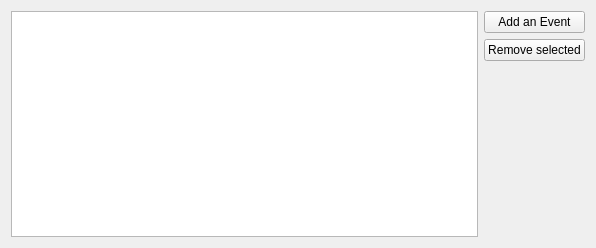
<?xml version="1.0" encoding="UTF-8"?>
<ui version="4.0">
 <class>Events</class>
 <widget class="QWidget" name="Events">
  <property name="geometry">
   <rect>
    <x>0</x>
    <y>0</y>
    <width>596</width>
    <height>248</height>
   </rect>
  </property>
  <property name="windowTitle">
   <string>Form</string>
  </property>
  <property name="autoFillBackground">
   <bool>false</bool>
  </property>
  <layout class="QHBoxLayout" name="horizontalLayout" stretch="4,0">
   <item>
    <widget class="QTableView" name="tableView"/>
   </item>
   <item>
    <layout class="QVBoxLayout" name="verticalLayout">
     <item>
      <widget class="QPushButton" name="addEvent">
       <property name="text">
        <string>Add an Event</string>
       </property>
      </widget>
     </item>
     <item>
      <widget class="QPushButton" name="removeEvent">
       <property name="text">
        <string>Remove selected</string>
       </property>
      </widget>
     </item>
     <item>
      <spacer name="verticalSpacer">
       <property name="orientation">
        <enum>Qt::Vertical</enum>
       </property>
       <property name="sizeHint" stdset="0">
        <size>
         <width>20</width>
         <height>40</height>
        </size>
       </property>
      </spacer>
     </item>
    </layout>
   </item>
  </layout>
 </widget>
 <resources/>
 <connections/>
</ui>
